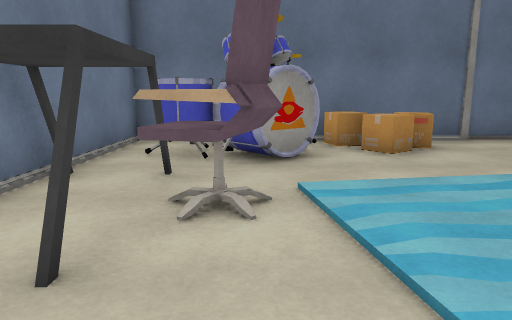
View 1 (above)

13 first-person views from a walk through a scene from a Unity 3-D project. The camera is 1.2 m above the floor, tilts 10° down and sees 70° across. The floor is counted in squares, 0.94 m on a side. Each view is taken from the middle of a square. On the plan, view 1 faces up. The plan holds only what a view shows up to about 15 squares ahead; the rest is blank. The place goes on beyond the plan. The player character is not drawn. Surface patterns are stand-ins for the level's own textures.

View 2
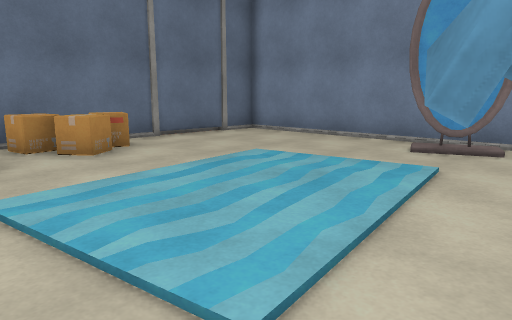

View 3
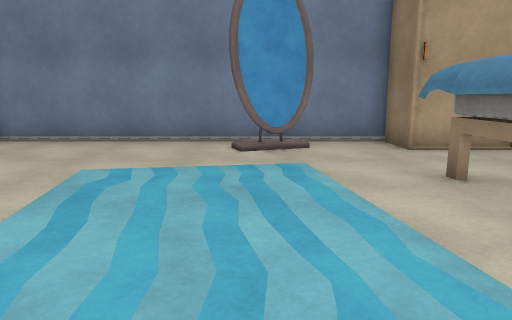

View 4
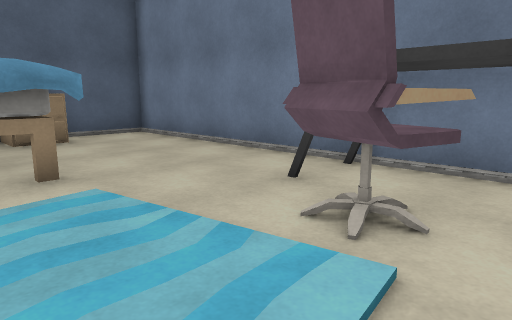

View 5
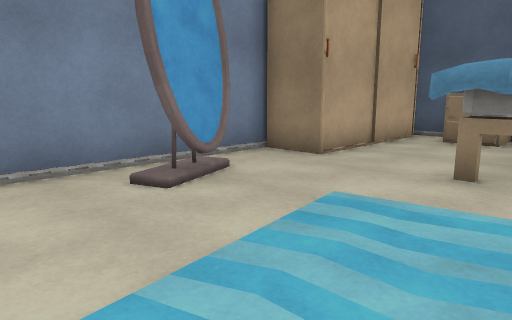

View 6
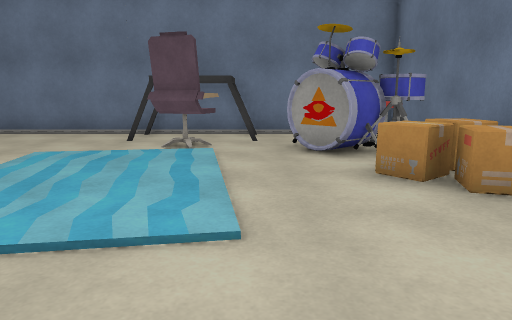

View 7
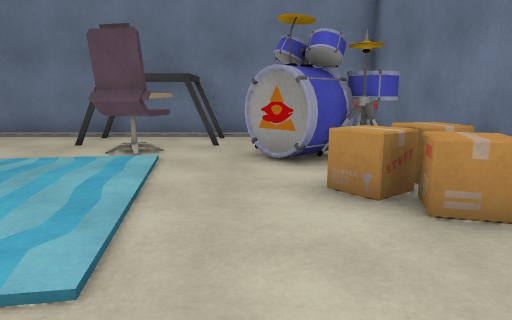

View 8
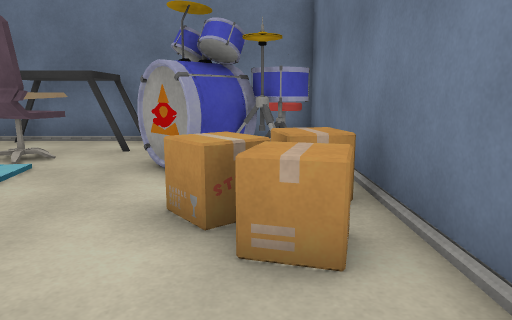

View 9
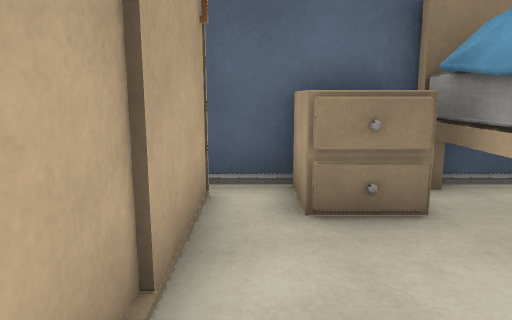

View 10
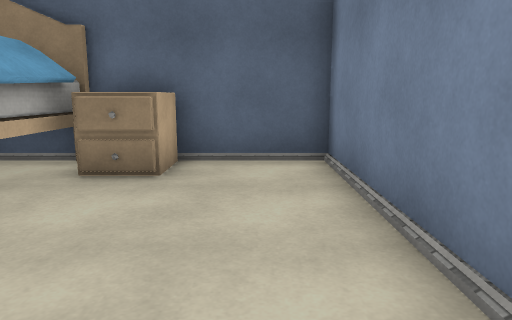

View 11
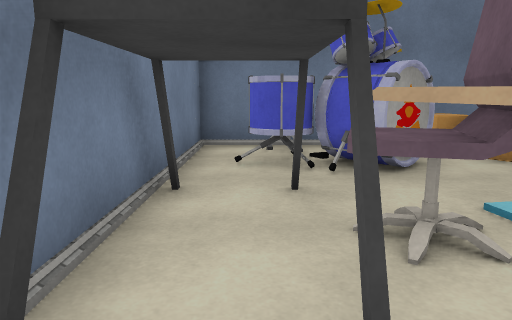

View 12
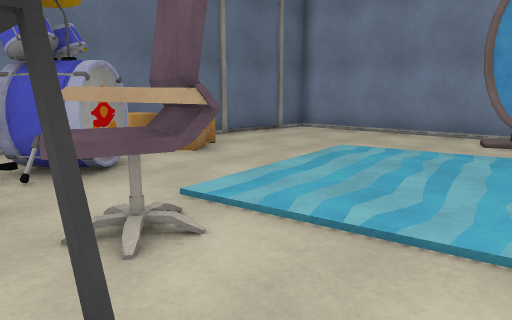

View 13
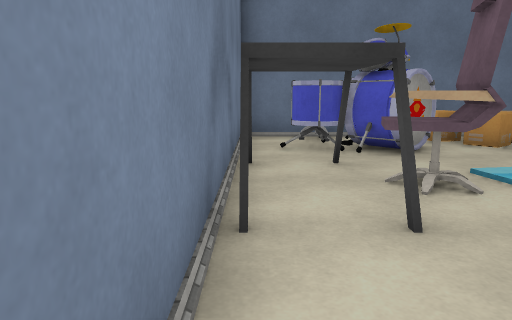

### Floor plan
Key: @ floor where view 1 was taken; # wall or solid block; . floor; ^ raised ledge; O other object.
Columns run from 4 left of view 1 to 11 right of it. Each row starts with its distance up from view 1.
 11 ################
 10 ##OOOOOOO......#
  9 ## OOOOOO......#
  8 ##OOOO.O.......#
  7 ##OOO..........#
  6 ##.............#
  5 #OO^#OOOOOO....#
  4 ##.^#OOOOOO....#
  3 #OO..OOOOOO..#.#
  2 #....OOOOOO..#.#
  1 #..............#
  0 #...@^^^^^^....#
 -1 #....^    ^..###
 -2 #....^    ^..#
 -3 #....^    ^..#
 -4 #....^^   ^..#
 -5 #...OO#  ##O.#
 -6 #...OOO  #OO..
 -7 ####        ##

Where each view was taken, in squares from view 1:
view 1: 0 up, 0 right, facing up
view 2: 0 up, 0 right, facing up-right
view 3: 3 up, 0 right, facing right
view 4: 6 up, 3 right, facing down-left
view 5: 6 up, 4 right, facing down-right
view 6: 6 up, 9 right, facing left
view 7: 7 up, 8 right, facing left
view 8: 9 up, 7 right, facing left
view 9: 1 down, 8 right, facing down
view 10: 1 up, 2 left, facing down
view 11: 1 up, 2 left, facing up
view 12: 1 up, 2 left, facing up-right
view 13: 1 down, 3 left, facing up
